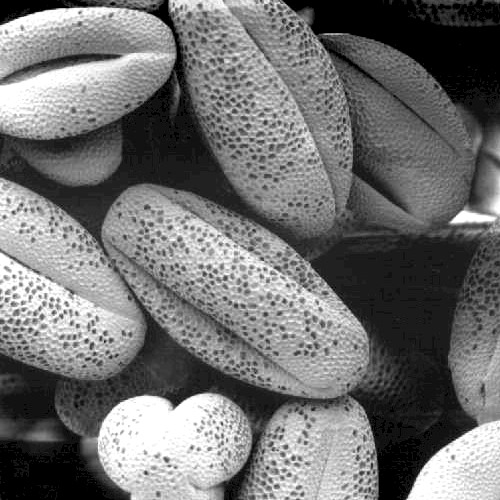
#> input picture seed.jpg, 500 x 500 px
$ jupyter execute EXP-3.ipynb
#> lines starting #> are read from the running program, lines starting #| are printed output that depends on the picture
## EXP-3  Histogram Equalization Using OpenCV (Grayscale & Color Images)
## Name : OVIYA N
## REG NO: 212223040140

[cell 1]
import cv2
from matplotlib import pyplot as plt

[cell 2]
# Load the color image
image = cv2.imread('seed.jpg')
#> image is the input picture: shape (500, 500, 3); min 0, max 255, mean 113.2

[cell 3]
# Convert the image to grayscale
gray_image = cv2.cvtColor(image, cv2.COLOR_BGR2GRAY)

[cell 4]
plt.imshow(gray_image, cmap='gray')
plt.title('Original Grayscale Image')
plt.axis('off')

[cell 5]
hist_original = cv2.calcHist([gray_image], [0], None, [256], [0, 256])
#> hist_original = 256 values, max 13878 at index 0, min 72 at index 7, mean 976.6

[cell 6]
plt.plot(hist_original, color='black')
plt.title('Original Histogram')
plt.xlim([0, 256])
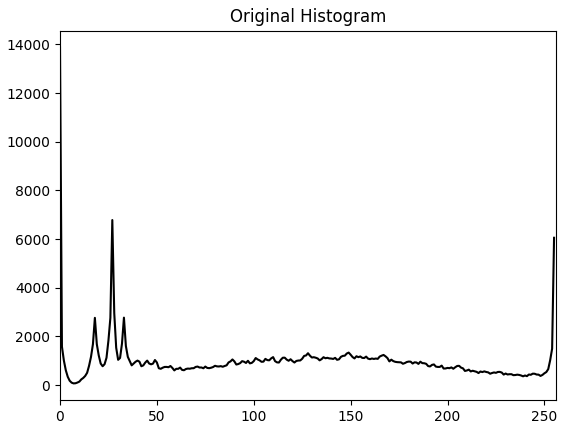
#> figure drawn by matplotlib, 1 panel; curve peaks at x = 0, y = 13878

[cell 7]
# Apply histogram equalization
equalized_image = cv2.equalizeHist(gray_image)

[cell 8]
plt.imshow(equalized_image, cmap='gray')
plt.title('Equalized Image')
plt.axis('off')

[cell 9]
hist_equalized = cv2.calcHist([equalized_image], [0], None, [256], [0, 256])
#> hist_equalized = 256 values, max 13878 at index 0, min 0 at index 1, mean 976.6

[cell 10]
plt.plot(hist_equalized, color='black')
plt.title('Equalized Histogram')
plt.xlim([0, 256])
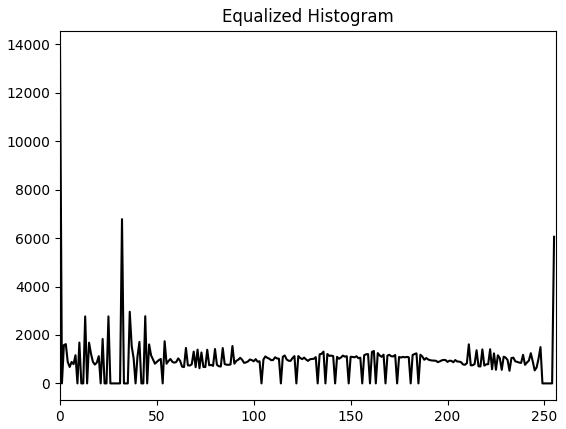
#> figure drawn by matplotlib, 1 panel; curve peaks at x = 0, y = 13878
